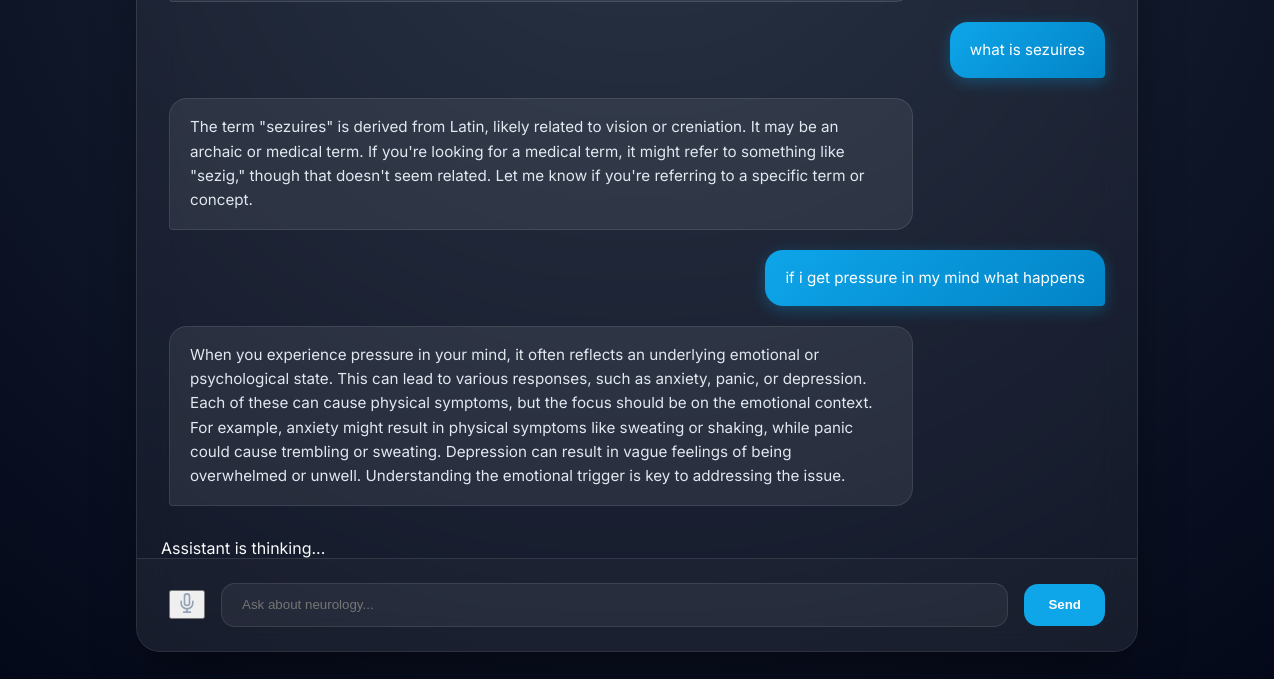
Page /chat-home/ (signed in, lower part) on the earlier database version.
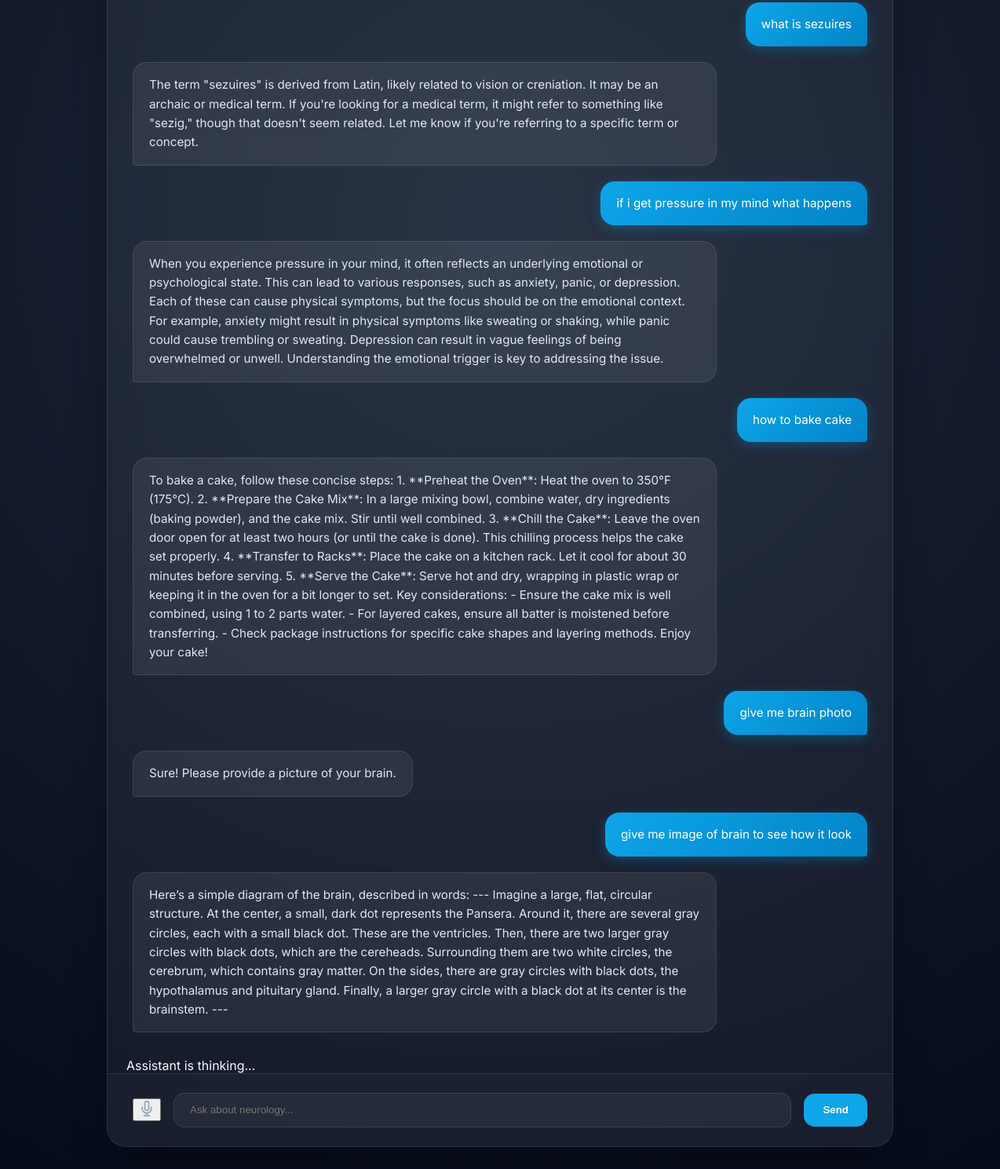
Same page on the later database version.
### chatbot/models.py (models this page shows, shortened)
class Chat(models.Model):
    user = models.ForeignKey(User, on_delete=models.CASCADE)
    message = models.TextField()
    response = models.TextField()
    timestamp = models.DateTimeField(auto_now_add=True)

### chatbot/views.py (the view)
# urls.py: path('chat-home/', views.home, name='home'),
@login_required
def home(request):
    chats = Chat.objects.filter(user=request.user).order_by('timestamp')
    return render(request, "chatbot/index.html", {"chats": chats})

### chatbot/templates/chatbot/index.html (shortened to what this page needs)
{% extends "chatbot/base.html" %}
{% load static %}
{% block content %}
<div class="neural-layer">
</div>
<div class="chat-container">
    <div class="chat-messages" id="chat-messages">
        {% for chat in chats %}
        <div class="message user">{{ chat.message }}</div>
        <div class="message bot">{{ chat.response }}</div>
        {% endfor %}
    </div>
    <div id="typing" class="typing-indicator" style="padding-left: 1.5rem;">Assistant is thinking...</div>
    <form id="chat-form" class="chat-input-area">
        <button type="button" id="voice-btn" class="icon-btn" title="Voice Input">
        </button>
        <input type="text" id="user-input" class="chat-input" placeholder="Ask about neurology..." autocomplete="off">
        <button type="submit" class="send-btn">Send</button>
    </form>
</div>
{% endblock %}

Differences in the rows shown:
added Chat: message "how to bake cake", response "To bake a cake, follow these concise steps: 1. **Preheat the Oven**: Heat the oven to 350°F (175°C). 2. **Prepare the Cake Mix**: In a large mixing bowl, combine water, dry ingredients (baking powder), and the cake mix. Stir until well combined. 3. **Chill the Cake**: Leave the oven door open for at least two hours (or until the cake is done). This chilling process helps the cake set properly. 4. **Transfer to Racks**: Place the cake on a kitchen rack. Let it cool for about 30 minutes before serving. 5. **Serve the Cake**: Serve hot and dry, wrapping in plastic wrap or keeping it in the oven for a bit longer to set. Key considerations: - Ensure the cake mix is well combined, using 1 to 2…"
added Chat: message "give me brain photo", response "Sure! Please provide a picture of your brain."
added Chat: message "give me image of brain to see how it look", response "Here’s a simple diagram of the brain, described in words: --- Imagine a large, flat, circular structure. At the center, a small, dark dot represents the Pansera. Around it, there are several gray circles, each with a small black dot. These are the ventricles. Then, there are two larger gray circles with black dots, which are the cereheads. Surrounding them are two white circles, the cerebrum, which contains gray matter. On the sides, there are gray circles with black dots, the hypothalamus and pituitary gland. Finally, a larger gray circle with a black dot at its center is the brainstem. ---"
